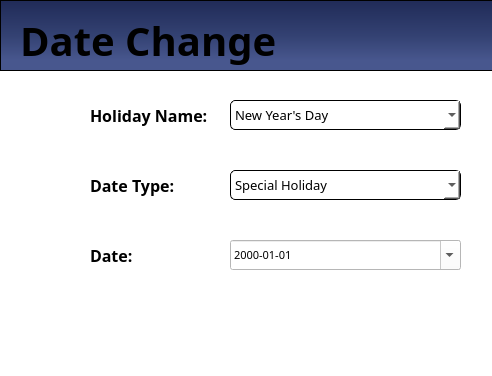
<?xml version="1.0" encoding="UTF-8"?>
<ui version="4.0">
 <class>Dialog</class>
 <widget class="QDialog" name="Dialog">
  <property name="geometry">
   <rect>
    <x>0</x>
    <y>0</y>
    <width>492</width>
    <height>376</height>
   </rect>
  </property>
  <property name="font">
   <font>
    <family>Poppins</family>
    <pointsize>8</pointsize>
   </font>
  </property>
  <property name="windowTitle">
   <string>Date Change</string>
  </property>
  <property name="styleSheet">
   <string notr="true">background-color: white;
font-family: Poppins;</string>
  </property>
  <widget class="QLabel" name="label">
   <property name="geometry">
    <rect>
     <x>90</x>
     <y>100</y>
     <width>121</width>
     <height>31</height>
    </rect>
   </property>
   <property name="font">
    <font>
     <family>Poppins</family>
     <pointsize>12</pointsize>
     <weight>75</weight>
     <bold>true</bold>
    </font>
   </property>
   <property name="text">
    <string>Holiday Name:</string>
   </property>
  </widget>
  <widget class="QLabel" name="label_2">
   <property name="geometry">
    <rect>
     <x>90</x>
     <y>175</y>
     <width>91</width>
     <height>21</height>
    </rect>
   </property>
   <property name="font">
    <font>
     <family>Poppins</family>
     <pointsize>12</pointsize>
     <weight>75</weight>
     <bold>true</bold>
    </font>
   </property>
   <property name="text">
    <string>Date Type:</string>
   </property>
  </widget>
  <widget class="QLabel" name="label_3">
   <property name="geometry">
    <rect>
     <x>90</x>
     <y>240</y>
     <width>51</width>
     <height>31</height>
    </rect>
   </property>
   <property name="font">
    <font>
     <family>Poppins</family>
     <pointsize>12</pointsize>
     <weight>75</weight>
     <bold>true</bold>
    </font>
   </property>
   <property name="text">
    <string>Date:</string>
   </property>
  </widget>
  <widget class="QComboBox" name="cmbHoliday">
   <property name="geometry">
    <rect>
     <x>230</x>
     <y>100</y>
     <width>231</width>
     <height>30</height>
    </rect>
   </property>
   <property name="font">
    <font>
     <family>Poppins</family>
     <pointsize>10</pointsize>
    </font>
   </property>
   <property name="styleSheet">
    <string notr="true">border: 1px solid black;
border-radius: 5px;</string>
   </property>
   <item>
    <property name="text">
     <string>New Year's Day</string>
    </property>
   </item>
   <item>
    <property name="text">
     <string>Maundy Thursday</string>
    </property>
   </item>
   <item>
    <property name="text">
     <string>Good Friday</string>
    </property>
   </item>
   <item>
    <property name="text">
     <string>Araw ng Kagitingan</string>
    </property>
   </item>
   <item>
    <property name="text">
     <string>Labor Day</string>
    </property>
   </item>
   <item>
    <property name="text">
     <string>Independence Day</string>
    </property>
   </item>
   <item>
    <property name="text">
     <string>National Heroes Day</string>
    </property>
   </item>
   <item>
    <property name="text">
     <string>Bonifacio Day</string>
    </property>
   </item>
   <item>
    <property name="text">
     <string>Christmas Day</string>
    </property>
   </item>
   <item>
    <property name="text">
     <string>Rizal Day</string>
    </property>
   </item>
   <item>
    <property name="text">
     <string>Chinese New Year</string>
    </property>
   </item>
   <item>
    <property name="text">
     <string>EDSA Revolution</string>
    </property>
   </item>
   <item>
    <property name="text">
     <string>Black Saturday</string>
    </property>
   </item>
   <item>
    <property name="text">
     <string>Ninoy Aquino Day</string>
    </property>
   </item>
   <item>
    <property name="text">
     <string>All Saints' Day</string>
    </property>
   </item>
   <item>
    <property name="text">
     <string>All Souls' Day</string>
    </property>
   </item>
   <item>
    <property name="text">
     <string>Feast of the Immaculate Conception</string>
    </property>
   </item>
   <item>
    <property name="text">
     <string>Christmas Eve</string>
    </property>
   </item>
   <item>
    <property name="text">
     <string>Last Day of the Year</string>
    </property>
   </item>
  </widget>
  <widget class="QDateEdit" name="dateEdit">
   <property name="geometry">
    <rect>
     <x>230</x>
     <y>240</y>
     <width>231</width>
     <height>30</height>
    </rect>
   </property>
   <property name="font">
    <font>
     <family>Poppins</family>
     <pointsize>8</pointsize>
    </font>
   </property>
   <property name="displayFormat">
    <string>yyyy-MM-dd</string>
   </property>
   <property name="calendarPopup">
    <bool>true</bool>
   </property>
  </widget>
  <widget class="QPushButton" name="btnUpdate">
   <property name="geometry">
    <rect>
     <x>250</x>
     <y>320</y>
     <width>231</width>
     <height>40</height>
    </rect>
   </property>
   <property name="font">
    <font>
     <family>Poppins</family>
     <pointsize>14</pointsize>
     <weight>75</weight>
     <bold>true</bold>
    </font>
   </property>
   <property name="cursor">
    <cursorShape>PointingHandCursor</cursorShape>
   </property>
   <property name="styleSheet">
    <string notr="true">*{
background-color: &quot;#344273&quot;;
color: white;
border-radius: 5px;
}

*:hover{
background-color: &quot;#485994&quot;;
}</string>
   </property>
   <property name="text">
    <string> Update</string>
   </property>
   <property name="icon">
    <iconset>
     <normaloff>../../MainFrame/Resources/Icons/update.svg</normaloff>../../MainFrame/Resources/Icons/update.svg</iconset>
   </property>
   <property name="iconSize">
    <size>
     <width>24</width>
     <height>24</height>
    </size>
   </property>
  </widget>
  <widget class="QFrame" name="sideBar">
   <property name="geometry">
    <rect>
     <x>0</x>
     <y>0</y>
     <width>591</width>
     <height>71</height>
    </rect>
   </property>
   <property name="styleSheet">
    <string notr="true">#sideBar{
	background-color: qlineargradient(spread:pad, x1:0.508, y1:0.0340909, x2:0.503051, y2:1, stop:0 rgba(33, 44, 89, 255), stop:0.497175 rgba(52, 66, 115, 255), stop:0.847458 rgba(72, 87, 142, 255))
}</string>
   </property>
   <property name="frameShape">
    <enum>QFrame::StyledPanel</enum>
   </property>
   <property name="frameShadow">
    <enum>QFrame::Raised</enum>
   </property>
   <widget class="QLabel" name="DateChange">
    <property name="geometry">
     <rect>
      <x>20</x>
      <y>10</y>
      <width>291</width>
      <height>61</height>
     </rect>
    </property>
    <property name="font">
     <font>
      <family>Poppins</family>
      <pointsize>30</pointsize>
      <weight>75</weight>
      <bold>true</bold>
     </font>
    </property>
    <property name="styleSheet">
     <string notr="true">color:&quot;#DCE5FE&quot;;
background-color: transparent;
</string>
    </property>
    <property name="text">
     <string>Date Change</string>
    </property>
    <property name="alignment">
     <set>Qt::AlignLeading|Qt::AlignLeft|Qt::AlignVCenter</set>
    </property>
   </widget>
  </widget>
  <widget class="QLabel" name="label_4">
   <property name="geometry">
    <rect>
     <x>20</x>
     <y>100</y>
     <width>41</width>
     <height>41</height>
    </rect>
   </property>
   <property name="text">
    <string/>
   </property>
   <property name="pixmap">
    <pixmap>../Icons/holiday.svg</pixmap>
   </property>
   <property name="scaledContents">
    <bool>true</bool>
   </property>
  </widget>
  <widget class="QLabel" name="label_5">
   <property name="geometry">
    <rect>
     <x>20</x>
     <y>170</y>
     <width>41</width>
     <height>41</height>
    </rect>
   </property>
   <property name="text">
    <string/>
   </property>
   <property name="pixmap">
    <pixmap>../Icons/datetype.svg</pixmap>
   </property>
   <property name="scaledContents">
    <bool>true</bool>
   </property>
  </widget>
  <widget class="QLabel" name="label_6">
   <property name="geometry">
    <rect>
     <x>20</x>
     <y>240</y>
     <width>41</width>
     <height>41</height>
    </rect>
   </property>
   <property name="text">
    <string/>
   </property>
   <property name="pixmap">
    <pixmap>../Icons/date.svg</pixmap>
   </property>
   <property name="scaledContents">
    <bool>true</bool>
   </property>
  </widget>
  <widget class="QPushButton" name="btnAdd">
   <property name="geometry">
    <rect>
     <x>10</x>
     <y>320</y>
     <width>231</width>
     <height>40</height>
    </rect>
   </property>
   <property name="font">
    <font>
     <family>Poppins</family>
     <pointsize>14</pointsize>
     <weight>75</weight>
     <bold>true</bold>
    </font>
   </property>
   <property name="cursor">
    <cursorShape>PointingHandCursor</cursorShape>
   </property>
   <property name="styleSheet">
    <string notr="true">*{
background-color: &quot;#344273&quot;;
color: white;
border-radius: 5px;
}

*:hover{
background-color: &quot;#485994&quot;;
}</string>
   </property>
   <property name="text">
    <string>Add</string>
   </property>
   <property name="icon">
    <iconset>
     <normaloff>../../MainFrame/Resources/Icons/update.svg</normaloff>../../MainFrame/Resources/Icons/update.svg</iconset>
   </property>
   <property name="iconSize">
    <size>
     <width>24</width>
     <height>24</height>
    </size>
   </property>
  </widget>
  <widget class="QComboBox" name="cmbDateType">
   <property name="geometry">
    <rect>
     <x>230</x>
     <y>170</y>
     <width>231</width>
     <height>30</height>
    </rect>
   </property>
   <property name="font">
    <font>
     <family>Poppins</family>
     <pointsize>10</pointsize>
    </font>
   </property>
   <property name="styleSheet">
    <string notr="true">border: 1px solid black;
border-radius: 5px;</string>
   </property>
   <item>
    <property name="text">
     <string>Special Holiday</string>
    </property>
   </item>
   <item>
    <property name="text">
     <string>RegularHoliday</string>
    </property>
   </item>
  </widget>
 </widget>
 <resources/>
 <connections/>
</ui>
